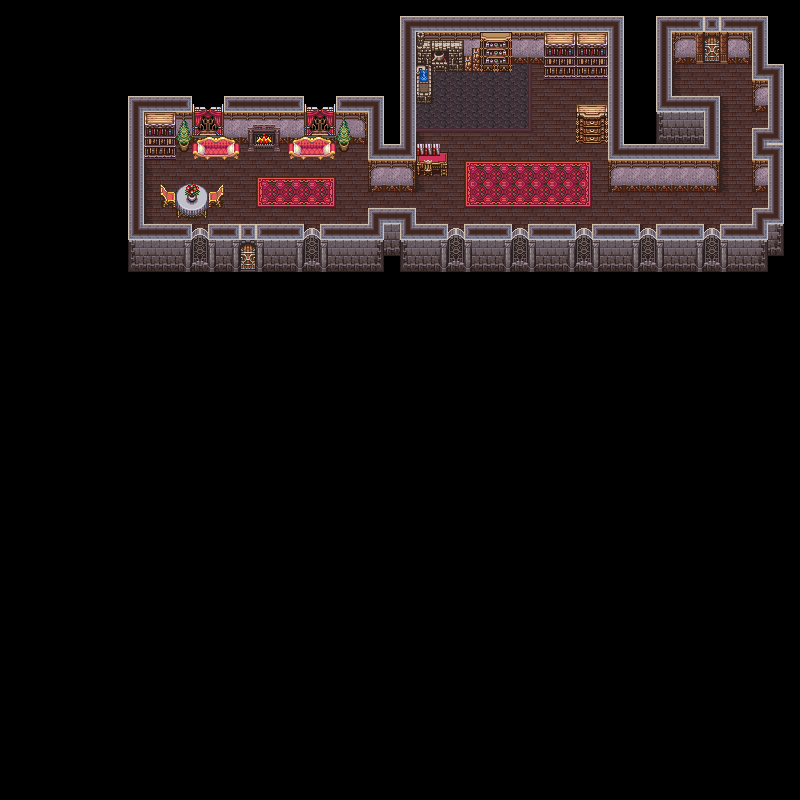

A 2D game scene composited from a Tiled map and its tileset images. What follows is a short description and the map's XML, with each tile layer's data collapsed to a summary:
An orthogonal 50x50 tile map with 16x16 px tiles, 3 tile layers (Vrstva dlaždic 1, Vrstva dlaždic 2, Vrstva dlaždic 3), 6 tilesets.

<map version="1.0" tiledversion="1.1.6" orientation="orthogonal" renderorder="right-down" width="50" height="50" tilewidth="16" tileheight="16" infinite="0" nextobjectid="1">
 <tileset firstgid="1" name="kolej03pokus" tilewidth="16" tileheight="16" tilecount="2500" columns="50">
  <image source="kolej03pokus.png" width="800" height="800" />
 </tileset>
 <tileset firstgid="2501" name="okno-cerv" tilewidth="16" tileheight="16" tilecount="6" columns="2">
  <image source="okno-cerv.png" width="32" height="48" />
 </tileset>
 <tileset firstgid="2507" name="gauc-cerv02" tilewidth="16" tileheight="16" tilecount="6" columns="3">
  <image source="gauc-cerv02.png" width="48" height="32" />
 </tileset>
 <tileset firstgid="2513" name="stul-zidle-cerv02" tilewidth="16" tileheight="16" tilecount="12" columns="4">
  <image source="stul-zidle-cerv02.png" width="64" height="48" />
 </tileset>
 <tileset firstgid="2525" name="psaci-stul-cerv-levy" tilewidth="16" tileheight="16" tilecount="4" columns="2">
  <image source="psaci-stul-cerv-levy.png" width="32" height="32" />
 </tileset>
 <tileset firstgid="2529" name="koberec01-v2-cerv" tilewidth="16" tileheight="16" tilecount="9" columns="3">
  <image source="koberec01-v2-cerv.png" width="48" height="48" />
 </tileset>
 <layer name="Vrstva dlaždic 1" width="50" height="50">
  <data>[2500 cells, 2500 non-empty, 2500 distinct tile ids]</data>
 </layer>
 <layer name="Vrstva dlaždic 2" width="50" height="50">
  <data>[2500 cells, 12 non-empty, 6 distinct tile ids]</data>
 </layer>
 <layer name="Vrstva dlaždic 3" width="50" height="50">
  <data>[2500 cells, 62 non-empty, 31 distinct tile ids]</data>
 </layer>
</map>
